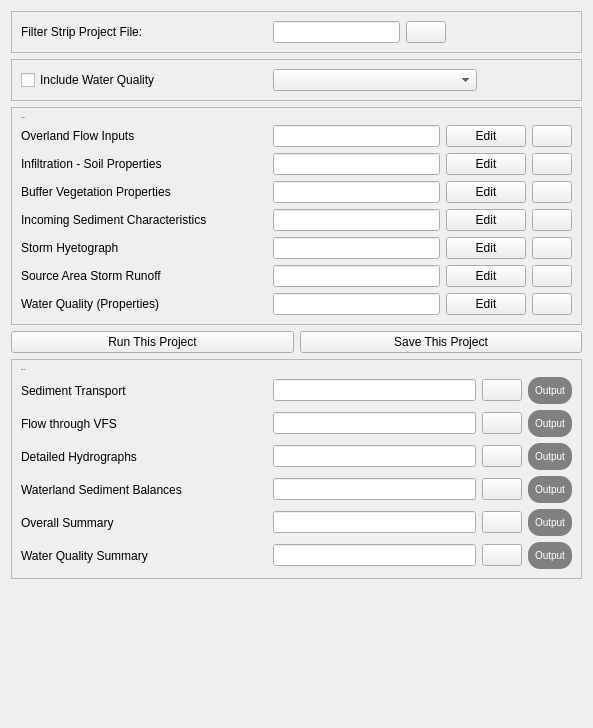
          <widget class="QWidget" name="scrollAreaWidgetContents_5">
           <property name="geometry">
            <rect>
             <x>0</x>
             <y>0</y>
             <width>593</width>
             <height>728</height>
            </rect>
           </property>
           <layout class="QGridLayout" name="gridLayout_17">
            <item row="3" column="0">
             <layout class="QHBoxLayout" name="horizontalLayout_51">
              <item>
               <widget class="QPushButton" name="run_vfsmod">
                <property name="text">
                 <string>Run This Project</string>
                </property>
               </widget>
              </item>
              <item>
               <widget class="QPushButton" name="save_vfs_project">
                <property name="text">
                 <string>Save This Project</string>
                </property>
               </widget>
              </item>
             </layout>
            </item>
            <item row="2" column="0">
             <widget class="QFrame" name="frame_8">
              <property name="frameShape">
               <enum>QFrame::StyledPanel</enum>
              </property>
              <property name="frameShadow">
               <enum>QFrame::Raised</enum>
              </property>
              <layout class="QGridLayout" name="gridLayout_12">
               <item row="0" column="0">
                <widget class="QLabel" name="label_5">
                 <property name="font">
                  <font>
                   <family>Georgia</family>
                   <pointsize>-1</pointsize>
                  </font>
                 </property>
                 <property name="text">
                  <string>Input files</string>
                 </property>
                </widget>
               </item>
               <item row="1" column="0">
                <layout class="QHBoxLayout" name="horizontalLayout_5">
                 <item>
                  <widget class="QLabel" name="label_6">
                   <property name="minimumSize">
                    <size>
                     <width>246</width>
                     <height>0</height>
                    </size>
                   </property>
                   <property name="text">
                    <string>Overland Flow Inputs</string>
                   </property>
                  </widget>
                 </item>
                 <item>
                  <widget class="QLineEdit" name="line_overland">
                   <property name="alignment">
                    <set>Qt::AlignCenter</set>
                   </property>
                  </widget>
                 </item>
                 <item>
                  <widget class="QPushButton" name="edit_overland">
                   <property name="text">
                    <string>Edit</string>
                   </property>
                  </widget>
                 </item>
                 <item>
                  <widget class="QPushButton" name="browse_overland">
                   <property name="text">
                    <string/>
                   </property>
                   <property name="icon">
                    <iconset>
                     <normaloff>:/icons/images/search.svg</normaloff>:/icons/images/search.svg</iconset>
                   </property>
                  </widget>
                 </item>
                </layout>
               </item>
               <item row="2" column="0">
                <layout class="QHBoxLayout" name="horizontalLayout_6">
                 <item>
                  <widget class="QLabel" name="label_7">
                   <property name="minimumSize">
                    <size>
                     <width>246</width>
                     <height>0</height>
                    </size>
                   </property>
                   <property name="text">
                    <string>Infiltration - Soil Properties</string>
                   </property>
                  </widget>
                 </item>
                 <item>
                  <widget class="QLineEdit" name="line_infiltration">
                   <property name="alignment">
                    <set>Qt::AlignCenter</set>
                   </property>
                  </widget>
                 </item>
                 <item>
                  <widget class="QPushButton" name="edit_infiltration">
                   <property name="text">
                    <string>Edit</string>
                   </property>
                  </widget>
                 </item>
                 <item>
                  <widget class="QPushButton" name="browse_infiltration">
                   <property name="text">
                    <string/>
                   </property>
                   <property name="icon">
                    <iconset>
                     <normaloff>:/icons/images/search.svg</normaloff>:/icons/images/search.svg</iconset>
                   </property>
                  </widget>
                 </item>
                </layout>
               </item>
               <item row="3" column="0">
                <layout class="QHBoxLayout" name="horizontalLayout_9">
                 <item>
                  <widget class="QLabel" name="label_10">
                   <property name="minimumSize">
                    <size>
                     <width>246</width>
                     <height>0</height>
                    </size>
                   </property>
                   <property name="text">
                    <string>Buffer Vegetation Properties</string>
                   </property>
                  </widget>
                 </item>
                 <item>
                  <widget class="QLineEdit" name="line_buffer">
                   <property name="alignment">
                    <set>Qt::AlignCenter</set>
                   </property>
                  </widget>
                 </item>
                 <item>
                  <widget class="QPushButton" name="edit_buffer">
                   <property name="text">
                    <string>Edit</string>
                   </property>
                  </widget>
                 </item>
                 <item>
                  <widget class="QPushButton" name="browse_buffer">
                   <property name="text">
                    <string/>
                   </property>
                   <property name="icon">
                    <iconset>
                     <normaloff>:/icons/images/search.svg</normaloff>:/icons/images/search.svg</iconset>
                   </property>
                  </widget>
                 </item>
                </layout>
               </item>
               <item row="4" column="0">
                <layout class="QHBoxLayout" name="horizontalLayout_10">
                 <item>
                  <widget class="QLabel" name="label_11">
                   <property name="minimumSize">
                    <size>
                     <width>246</width>
                     <height>0</height>
                    </size>
                   </property>
                   <property name="text">
                    <string>Incoming Sediment Characteristics</string>
                   </property>
                  </widget>
                 </item>
                 <item>
                  <widget class="QLineEdit" name="line_incoming">
                   <property name="alignment">
                    <set>Qt::AlignCenter</set>
                   </property>
                  </widget>
                 </item>
                 <item>
                  <widget class="QPushButton" name="edit_incoming">
                   <property name="text">
                    <string>Edit</string>
                   </property>
                  </widget>
                 </item>
                 <item>
                  <widget class="QPushButton" name="browse_incoming">
                   <property name="text">
                    <string/>
                   </property>
                   <property name="icon">
                    <iconset>
                     <normaloff>:/icons/images/search.svg</normaloff>:/icons/images/search.svg</iconset>
                   </property>
                  </widget>
                 </item>
                </layout>
               </item>
               <item row="5" column="0">
                <layout class="QHBoxLayout" name="horizontalLayout_11">
                 <item>
                  <widget class="QLabel" name="label_12">
                   <property name="minimumSize">
                    <size>
                     <width>246</width>
                     <height>0</height>
                    </size>
                   </property>
                   <property name="text">
                    <string>Storm Hyetograph</string>
                   </property>
                  </widget>
                 </item>
                 <item>
                  <widget class="QLineEdit" name="line_storm">
                   <property name="alignment">
                    <set>Qt::AlignCenter</set>
                   </property>
                  </widget>
                 </item>
                 <item>
                  <widget class="QPushButton" name="edit_storm">
                   <property name="text">
                    <string>Edit</string>
                   </property>
                  </widget>
                 </item>
                 <item>
                  <widget class="QPushButton" name="browse_storm">
                   <property name="text">
                    <string/>
                   </property>
                   <property name="icon">
                    <iconset>
                     <normaloff>:/icons/images/search.svg</normaloff>:/icons/images/search.svg</iconset>
                   </property>
                  </widget>
                 </item>
                </layout>
               </item>
               <item row="6" column="0">
                <layout class="QHBoxLayout" name="horizontalLayout_12">
                 <item>
                  <widget class="QLabel" name="label_13">
                   <property name="minimumSize">
                    <size>
                     <width>246</width>
                     <height>0</height>
                    </size>
                   </property>
                   <property name="text">
                    <string>Source Area Storm Runoff</string>
                   </property>
                  </widget>
                 </item>
                 <item>
                  <widget class="QLineEdit" name="line_source">
                   <property name="alignment">
                    <set>Qt::AlignCenter</set>
                   </property>
                  </widget>
                 </item>
                 <item>
                  <widget class="QPushButton" name="edit_source">
                   <property name="text">
                    <string>Edit</string>
                   </property>
                  </widget>
                 </item>
                 <item>
                  <widget class="QPushButton" name="browse_source">
                   <property name="text">
                    <string/>
                   </property>
                   <property name="icon">
                    <iconset>
                     <normaloff>:/icons/images/search.svg</normaloff>:/icons/images/search.svg</iconset>
                   </property>
                  </widget>
                 </item>
                </layout>
               </item>
               <item row="7" column="0">
                <layout class="QHBoxLayout" name="horizontalLayout_36">
                 <item>
                  <widget class="QLabel" name="label_quality_properties">
                   <property name="minimumSize">
                    <size>
                     <width>246</width>
                     <height>0</height>
                    </size>
                   </property>
                   <property name="text">
                    <string>Water Quality (Properties)</string>
                   </property>
                  </widget>
                 </item>
                 <item>
                  <widget class="QLineEdit" name="line_water">
                   <property name="alignment">
                    <set>Qt::AlignCenter</set>
                   </property>
                  </widget>
                 </item>
                 <item>
                  <widget class="QPushButton" name="edit_water">
                   <property name="text">
                    <string>Edit</string>
                   </property>
                  </widget>
                 </item>
                 <item>
                  <widget class="QPushButton" name="browse_water">
                   <property name="text">
                    <string/>
                   </property>
                   <property name="icon">
                    <iconset>
                     <normaloff>:/icons/images/search.svg</normaloff>:/icons/images/search.svg</iconset>
                   </property>
                  </widget>
                 </item>
                </layout>
               </item>
              </layout>
             </widget>
            </item>
            <item row="0" column="0">
             <widget class="QFrame" name="frame_7">
              <property name="frameShape">
               <enum>QFrame::StyledPanel</enum>
              </property>
              <property name="frameShadow">
               <enum>QFrame::Raised</enum>
              </property>
              <layout class="QGridLayout" name="gridLayout_11">
               <item row="0" column="0">
                <layout class="QHBoxLayout" name="horizontalLayout_4">
                 <item>
                  <widget class="QLabel" name="label_4">
                   <property name="minimumSize">
                    <size>
                     <width>246</width>
                     <height>0</height>
                    </size>
                   </property>
                   <property name="text">
                    <string>Filter Strip Project File:</string>
                   </property>
                  </widget>
                 </item>
                 <item>
                  <widget class="QLineEdit" name="line_project_vfsmod">
                   <property name="maximumSize">
                    <size>
                     <width>315</width>
                     <height>16777215</height>
                    </size>
                   </property>
                   <property name="alignment">
                    <set>Qt::AlignCenter</set>
                   </property>
                  </widget>
                 </item>
                 <item>
                  <widget class="QPushButton" name="browse_vfsmod_project">
                   <property name="text">
                    <string/>
                   </property>
                   <property name="icon">
                    <iconset>
                     <normaloff>:/icons/images/search.svg</normaloff>:/icons/images/search.svg</iconset>
                   </property>
                  </widget>
                 </item>
                 <item>
                  <spacer name="horizontalSpacer_33">
                   <property name="orientation">
                    <enum>Qt::Horizontal</enum>
                   </property>
                   <property name="sizeHint" stdset="0">
                    <size>
                     <width>40</width>
                     <height>20</height>
                    </size>
                   </property>
                  </spacer>
                 </item>
                </layout>
               </item>
              </layout>
             </widget>
            </item>
            <item row="4" column="0">
             <widget class="QFrame" name="frame_10">
              <property name="frameShape">
               <enum>QFrame::StyledPanel</enum>
              </property>
              <property name="frameShadow">
               <enum>QFrame::Raised</enum>
              </property>
              <layout class="QGridLayout" name="gridLayout_10">
               <item row="3" column="0">
                <layout class="QHBoxLayout" name="horizontalLayout_33">
                 <item>
                  <widget class="QLabel" name="label_40">
                   <property name="minimumSize">
                    <size>
                     <width>246</width>
                     <height>0</height>
                    </size>
                   </property>
                   <property name="text">
                    <string>Detailed Hydrographs</string>
                   </property>
                  </widget>
                 </item>
                 <item>
                  <widget class="QLineEdit" name="line_hydrograph_2">
                   <property name="alignment">
                    <set>Qt::AlignCenter</set>
                   </property>
                  </widget>
                 </item>
                 <item>
                  <widget class="QPushButton" name="browse_hydrograph_2">
                   <property name="text">
                    <string/>
                   </property>
                   <property name="icon">
                    <iconset>
                     <normaloff>:/icons/images/search.svg</normaloff>:/icons/images/search.svg</iconset>
                   </property>
                  </widget>
                 </item>
                 <item>
                  <widget class="QPushButton" name="output_hydrograph_2">
                   <property name="styleSheet">
                    <string notr="true">QPushButton {
                    background-color: #808080;
                    border: none;
                    color: white;
                    padding: 7px 7px;
                    text-align: center;
                    text-decoration: none;
                    font-size: 10px;
                    margin: 0px 0px;
                    cursor: pointer;
                    border-radius: 12px;
                }
                QPushButton:hover {
                    background-color: #45a049; /* Verde oscuro al pasar el ratón */
                }</string>
                   </property>
                   <property name="text">
                    <string>Output</string>
                   </property>
                  </widget>
                 </item>
                </layout>
               </item>
               <item row="1" column="0">
                <layout class="QHBoxLayout" name="horizontalLayout_7">
                 <item>
                  <widget class="QLabel" name="label_9">
                   <property name="minimumSize">
                    <size>
                     <width>246</width>
                     <height>0</height>
                    </size>
                   </property>
                   <property name="text">
                    <string>Sediment Transport</string>
                   </property>
                  </widget>
                 </item>
                 <item>
                  <widget class="QLineEdit" name="line_sediment">
                   <property name="alignment">
                    <set>Qt::AlignCenter</set>
                   </property>
                  </widget>
                 </item>
                 <item>
                  <widget class="QPushButton" name="browse_sediment">
                   <property name="text">
                    <string/>
                   </property>
                   <property name="icon">
                    <iconset>
                     <normaloff>:/icons/images/search.svg</normaloff>:/icons/images/search.svg</iconset>
                   </property>
                  </widget>
                 </item>
                 <item>
                  <widget class="QPushButton" name="output_sediment">
                   <property name="styleSheet">
                    <string notr="true">QPushButton {
                    background-color: #808080;
                    border: none;
                    color: white;
                    padding: 7px 7px;
                    text-align: center;
                    text-decoration: none;
                    font-size: 10px;
                    margin: 0px 0px;
                    cursor: pointer;
                    border-radius: 12px;
                }
                QPushButton:hover {
                    background-color: #45a049; /* Verde oscuro al pasar el ratón */
                }</string>
                   </property>
                   <property name="text">
                    <string>Output</string>
                   </property>
                  </widget>
                 </item>
                </layout>
               </item>
               <item row="0" column="0">
                <widget class="QLabel" name="label_8">
                 <property name="font">
                  <font>
                   <family>Georgia</family>
                   <pointsize>-1</pointsize>
                  </font>
                 </property>
                 <property name="text">
                  <string>Output files</string>
                 </property>
                </widget>
               </item>
               <item row="2" column="0">
                <layout class="QHBoxLayout" name="horizontalLayout_8">
                 <item>
                  <widget class="QLabel" name="label_39">
                   <property name="minimumSize">
                    <size>
                     <width>246</width>
                     <height>0</height>
                    </size>
                   </property>
                   <property name="text">
                    <string>Flow through VFS</string>
                   </property>
                  </widget>
                 </item>
                 <item>
                  <widget class="QLineEdit" name="line_flow">
                   <property name="alignment">
                    <set>Qt::AlignCenter</set>
                   </property>
                  </widget>
                 </item>
                 <item>
                  <widget class="QPushButton" name="browse_flow">
                   <property name="text">
                    <string/>
                   </property>
                   <property name="icon">
                    <iconset>
                     <normaloff>:/icons/images/search.svg</normaloff>:/icons/images/search.svg</iconset>
                   </property>
                  </widget>
                 </item>
                 <item>
                  <widget class="QPushButton" name="output_flow">
                   <property name="styleSheet">
                    <string notr="true">QPushButton {
                    background-color: #808080;
                    border: none;
                    color: white;
                    padding: 7px 7px;
                    text-align: center;
                    text-decoration: none;
                    font-size: 10px;
                    margin: 0px 0px;
                    cursor: pointer;
                    border-radius: 12px;
                }
                QPushButton:hover {
                    background-color: #45a049; /* Verde oscuro al pasar el ratón */
                }</string>
                   </property>
                   <property name="text">
                    <string>Output</string>
                   </property>
                  </widget>
                 </item>
                </layout>
               </item>
               <item row="6" column="0">
                <layout class="QHBoxLayout" name="horizontalLayout_37">
                 <item>
                  <widget class="QLabel" name="label_water_summary">
                   <property name="minimumSize">
                    <size>
                     <width>246</width>
                     <height>0</height>
                    </size>
                   </property>
                   <property name="text">
                    <string>Water Quality Summary</string>
                   </property>
                  </widget>
                 </item>
                 <item>
                  <widget class="QLineEdit" name="line_quality">
                   <property name="alignment">
                    <set>Qt::AlignCenter</set>
                   </property>
                  </widget>
                 </item>
                 <item>
                  <widget class="QPushButton" name="browse_quality">
                   <property name="text">
                    <string/>
                   </property>
                   <property name="icon">
                    <iconset>
                     <normaloff>:/icons/images/search.svg</normaloff>:/icons/images/search.svg</iconset>
                   </property>
                  </widget>
                 </item>
                 <item>
                  <widget class="QPushButton" name="output_quality">
                   <property name="styleSheet">
                    <string notr="true">QPushButton {
                    background-color: #808080;
                    border: none;
                    color: white;
                    padding: 7px 7px;
                    text-align: center;
                    text-decoration: none;
                    font-size: 10px;
                    margin: 0px 0px;
                    cursor: pointer;
                    border-radius: 12px;
                }
                QPushButton:hover {
                    background-color: #45a049; /* Verde oscuro al pasar el ratón */
                }</string>
                   </property>
                   <property name="text">
                    <string>Output</string>
                   </property>
                  </widget>
                 </item>
                </layout>
               </item>
               <item row="4" column="0">
                <layout class="QHBoxLayout" name="horizontalLayout_34">
                 <item>
                  <widget class="QLabel" name="label_41">
                   <property name="minimumSize">
                    <size>
                     <width>246</width>
                     <height>0</height>
                    </size>
                   </property>
                   <property name="text">
                    <string>Waterland Sediment Balances</string>
                   </property>
                  </widget>
                 </item>
                 <item>
                  <widget class="QLineEdit" name="line_waterland">
                   <property name="alignment">
                    <set>Qt::AlignCenter</set>
                   </property>
                  </widget>
                 </item>
                 <item>
                  <widget class="QPushButton" name="browse_waterland">
                   <property name="text">
                    <string/>
                   </property>
                   <property name="icon">
                    <iconset>
                     <normaloff>:/icons/images/search.svg</normaloff>:/icons/images/search.svg</iconset>
                   </property>
                  </widget>
                 </item>
                 <item>
                  <widget class="QPushButton" name="output_waterland">
                   <property name="styleSheet">
                    <string notr="true">QPushButton {
                    background-color: #808080;
                    border: none;
                    color: white;
                    padding: 7px 7px;
                    text-align: center;
                    text-decoration: none;
                    font-size: 10px;
                    margin: 0px 0px;
                    cursor: pointer;
                    border-radius: 12px;
                }
                QPushButton:hover {
                    background-color: #45a049; /* Verde oscuro al pasar el ratón */
                }</string>
                   </property>
                   <property name="text">
                    <string>Output</string>
                   </property>
                  </widget>
                 </item>
                </layout>
               </item>
               <item row="5" column="0">
                <layout class="QHBoxLayout" name="horizontalLayout_35">
                 <item>
                  <widget class="QLabel" name="label_42">
                   <property name="minimumSize">
                    <size>
                     <width>246</width>
                     <height>0</height>
                    </size>
                   </property>
                   <property name="text">
                    <string>Overall Summary</string>
                   </property>
                  </widget>
                 </item>
                 <item>
                  <widget class="QLineEdit" name="line_overall">
                   <property name="alignment">
                    <set>Qt::AlignCenter</set>
                   </property>
                  </widget>
                 </item>
                 <item>
                  <widget class="QPushButton" name="browse_overall">
                   <property name="text">
                    <string/>
                   </property>
                   <property name="icon">
                    <iconset>
                     <normaloff>:/icons/images/search.svg</normaloff>:/icons/images/search.svg</iconset>
                   </property>
                  </widget>
                 </item>
                 <item>
                  <widget class="QPushButton" name="output_overall">
                   <property name="styleSheet">
                    <string notr="true">QPushButton {
                    background-color: #808080;
                    border: none;
                    color: white;
                    padding: 7px 7px;
                    text-align: center;
                    text-decoration: none;
                    font-size: 10px;
                    margin: 0px 0px;
                    cursor: pointer;
                    border-radius: 12px;
                }
                QPushButton:hover {
                    background-color: #45a049; /* Verde oscuro al pasar el ratón */
                }</string>
                   </property>
                   <property name="text">
                    <string>Output</string>
                   </property>
                  </widget>
                 </item>
                </layout>
               </item>
              </layout>
             </widget>
            </item>
            <item row="1" column="0">
             <widget class="QFrame" name="frame_11">
              <property name="frameShape">
               <enum>QFrame::StyledPanel</enum>
              </property>
              <property name="frameShadow">
               <enum>QFrame::Raised</enum>
              </property>
              <layout class="QGridLayout" name="gridLayout_15">
               <item row="0" column="0">
                <widget class="QCheckBox" name="water_quality">
                 <property name="minimumSize">
                  <size>
                   <width>246</width>
                   <height>0</height>
                  </size>
                 </property>
                 <property name="maximumSize">
                  <size>
                   <width>246</width>
                   <height>16777215</height>
                  </size>
                 </property>
                 <property name="text">
                  <string>Include Water Quality</string>
                 </property>
                </widget>
               </item>
               <item row="0" column="1">
                <widget class="QComboBox" name="combo_water">
                 <property name="minimumSize">
                  <size>
                   <width>204</width>
                   <height>0</height>
                  </size>
                 </property>
                </widget>
               </item>
               <item row="0" column="2">
                <spacer name="horizontalSpacer_3">
                 <property name="orientation">
                  <enum>Qt::Horizontal</enum>
                 </property>
                 <property name="sizeHint" stdset="0">
                  <size>
                   <width>40</width>
                   <height>20</height>
                  </size>
                 </property>
                </spacer>
               </item>
              </layout>
             </widget>
            </item>
            <item row="5" column="0">
             <spacer name="verticalSpacer_25">
              <property name="orientation">
               <enum>Qt::Vertical</enum>
              </property>
              <property name="sizeHint" stdset="0">
               <size>
                <width>20</width>
                <height>40</height>
               </size>
              </property>
             </spacer>
            </item>
           </layout>
          </widget>
